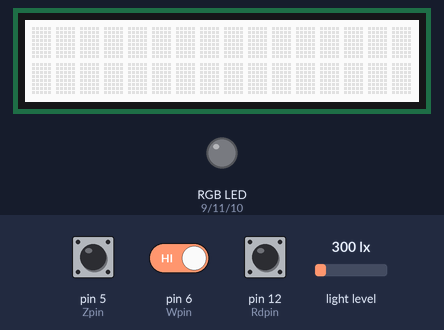
The sketch below on a simulated Arduino Uno, built with avr-gcc and run on an emulated ATmega328P. Parts: 16×2 character LCD, an RGB LED mixed from three pins (HIGH = lit). Dashed ring = blinking. The inputs (shaded band) are chosen by the test bench; at power-on: pin 12 (Rdpin) HIGH, pin 5 (Zpin) HIGH, pin 6 (Wpin) HIGH, light level 300 lx. What the sketch prints to the serial monitor is not drawn.

Above: at 1.2 s.
1.3 s: pin 12 (Rdpin) pulled LOW for 1 s
At 3.2 s:
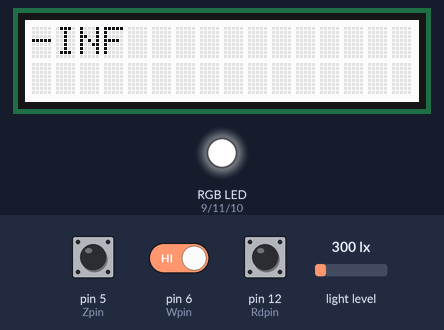
3.8 s: pin 5 (Zpin) pulled LOW for 0.15 s
At 5.2 s:
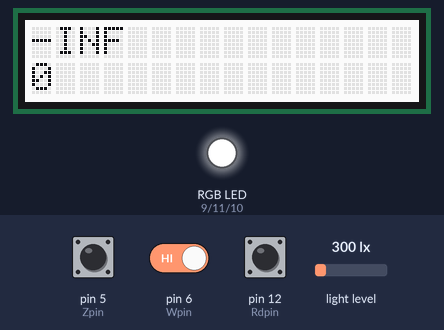
5.5 s: pin 12 (Rdpin) pulled LOW for 0.15 s
At 7.0 s:
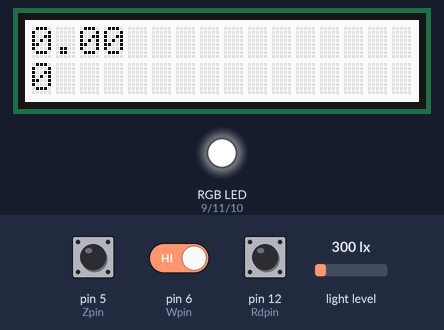
7.5 s: pin 5 (Zpin) pulled LOW for 1 s
10.0 s: pin 6 (Wpin) driven LOW and pin 12 (Rdpin) driven LOW
At 11.4 s:
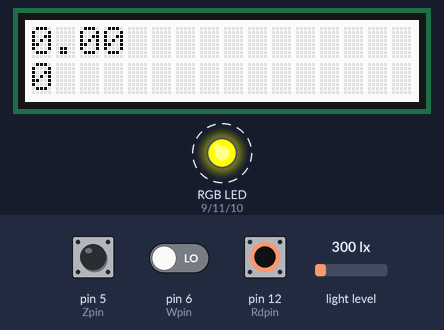
13.0 s: light level set to 40 lx
At 13.3 s:
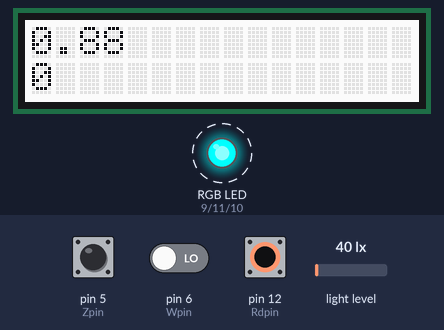
Timing chart, 0 to 15.5 s (numbered marks = the images above; inputs shaded):
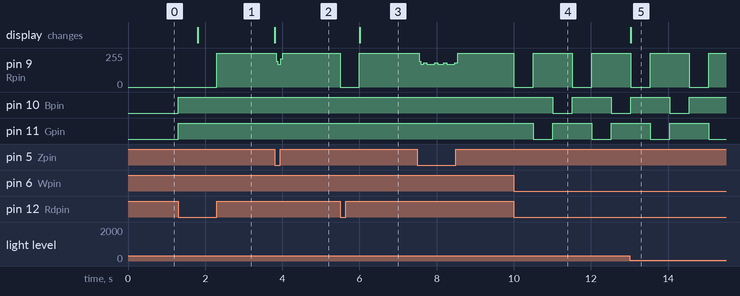

The sketch:

spectrophotometer_functioning.ino
```cpp
////////////////////////////////////////////////
// define global variables
////////////////////////////////////////////////

// define pin numbers for tricolour LED
#include <Wire.h>
#include <Adafruit_TSL2591.h>
#include <rgb_lcd.h>
rgb_lcd lcd;
Adafruit_TSL2591 tsl = Adafruit_TSL2591(2591);
int Rpin = 9;
int Gpin = 11;
int Bpin = 10;
int colour = 0;
uint16_t blank;
uint16_t reading;
int Zpin = 5;
int Wpin =6;
int Rdpin = 12;
String message;
int line;

////////////////////////////////////////////////
// define custom functions
////////////////////////////////////////////////

void ledOn(int colour) {
  // turns on tricolour LED
  // colour - 0 = red, 1 = green, 2 = blue

  // turn off all LED elements first
  digitalWrite(Rpin, HIGH);
  digitalWrite(Gpin, HIGH);
  digitalWrite(Bpin, HIGH);

  // turn on one LED element
  if (colour == 0) {
    digitalWrite (Rpin, LOW);
    }
  else if (colour == 1) {
    digitalWrite(Gpin, LOW);
  }
  else if (colour == 2) {
    digitalWrite(Bpin, LOW);
  }
}


float CalcAbs(uint16_t blank,uint16_t reading){

  float trans;
  trans=float(reading)/float(blank);
  float absorb;
  absorb=log10(1/trans);

  return absorb;

}

void cycleWave() {

if (colour == 0) {
  colour = 1;
}
else if (colour == 1) {
  colour =2;
}
else if (colour == 2) {
  colour = 0;
  }
}

int Readsensor(){
  uint16_t r= tsl.getLuminosity(TSL2591_FULLSPECTRUM);
  Serial.println(r);

  return r;
}


void displaysetup(){
  // put your setup code here, to run once:
lcd.begin(16,2);
lcd.setCursor(0,0);
}

void display (String message, int line) {
lcd.setCursor(0,line);
lcd.print(message);
}


void ledOff() {
  // turns on tricolour LED
  // colour - 0 = red, 1 = green, 2 = blue

  // turn off all LED elements first
  digitalWrite(Rpin, HIGH);
  digitalWrite(Gpin, HIGH);
  digitalWrite(Bpin, HIGH);
}

////////////////////////////////////////////////
// main functions
///////////////////////////////////////////////
void Read() {
  ledOn(colour);
  delay(500);
  Readsensor();
  ledOff();
  reading = Readsensor();
  CalcAbs(blank,reading);
  message= CalcAbs(blank,reading);
  display(message, 0);
}

void Wave() {
  cycleWave();
}

void Zero() {
  ledOn(colour);
  Readsensor();
  ledOff();
  blank = Readsensor();
  display("0", 2);

}


////////////////////////////////////////////////
// main loops
///////////////////////////////////////////////

void setup() {
  // put your setup code here, to run once:
  pinMode(Rpin, OUTPUT);
  pinMode(Gpin, OUTPUT);
  pinMode(Bpin, OUTPUT);
  Serial.begin(9600);
  displaysetup();
  pinMode(Zpin, INPUT_PULLUP);
  pinMode(Wpin, INPUT_PULLUP);
  pinMode(Rdpin,INPUT_PULLUP);

// setup sensor
  tsl.setTiming(TSL2591_INTEGRATIONTIME_100MS);
  tsl.setGain(TSL2591_GAIN_MED);

}

void loop() {
  // put your main code here, to run repeatedly:
 if (digitalRead(Zpin) == LOW){
   Zero();
 }
if (digitalRead(Rdpin) == LOW){
  Read();
  }
if (digitalRead(Wpin) == LOW){
  Wave();
 }

}
```

Measured:
- after the input at 1.3 s, pin 9 (Rpin): 0/255 → 255/255 after 1.0 s; pin 10 (Bpin), pin 11 (Gpin): LOW → HIGH at once; the display: changes after 0.51 s (image 1)
- after the input at 3.8 s, pin 9 (Rpin): 255/255 → 171/255 at once, → 255/255 0.12 s later; the display: changes at once (image 2)
- after the input at 5.5 s, pin 9 (Rpin): 255/255 → 0/255 at once, → 255/255 0.50 s later; the display: changes after 0.51 s (image 3)
- after the input at 10.0 s, pin 9 (Rpin): alternates 255/255 for 1.0 s and 0/255 for 0.50 s, starting at once; pin 10 (Bpin): HIGH → LOW after 1.0 s, → HIGH 0.50 s later, → LOW 1.0 s later; pin 11 (Gpin): alternates HIGH for 1.0 s and LOW for 0.50 s, starting after 0.51 s
- after the input at 13.0 s, the display: changes at once (image 5)
